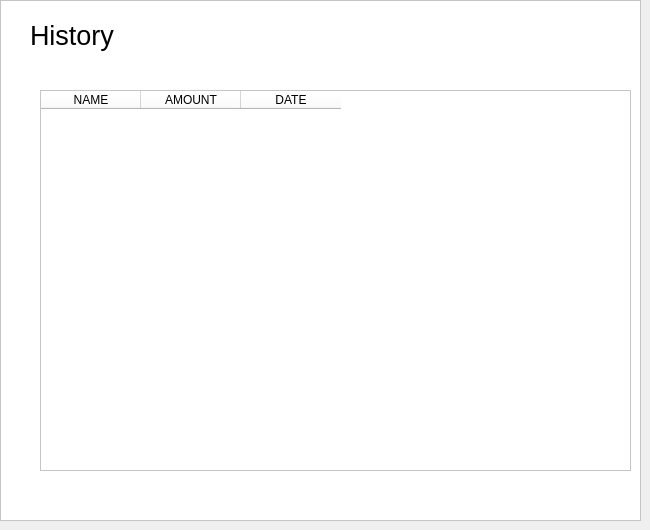
         <widget class="QWidget" name="page_7">
          <widget class="QFrame" name="frame_8">
           <property name="geometry">
            <rect>
             <x>0</x>
             <y>0</y>
             <width>641</width>
             <height>521</height>
            </rect>
           </property>
           <property name="autoFillBackground">
            <bool>false</bool>
           </property>
           <property name="styleSheet">
            <string notr="true">background-color:rgb(255, 255, 255);</string>
           </property>
           <property name="frameShape">
            <enum>QFrame::StyledPanel</enum>
           </property>
           <property name="frameShadow">
            <enum>QFrame::Raised</enum>
           </property>
           <widget class="QLabel" name="label_9">
            <property name="geometry">
             <rect>
              <x>30</x>
              <y>20</y>
              <width>141</width>
              <height>31</height>
             </rect>
            </property>
            <property name="font">
             <font>
              <pointsize>20</pointsize>
             </font>
            </property>
            <property name="text">
             <string>History</string>
            </property>
           </widget>
           <widget class="QTableWidget" name="tableWidget_4">
            <property name="geometry">
             <rect>
              <x>40</x>
              <y>90</y>
              <width>591</width>
              <height>381</height>
             </rect>
            </property>
            <column>
             <property name="text">
              <string>NAME</string>
             </property>
            </column>
            <column>
             <property name="text">
              <string>AMOUNT</string>
             </property>
            </column>
            <column>
             <property name="text">
              <string>DATE</string>
             </property>
            </column>
           </widget>
          </widget>
         </widget>
